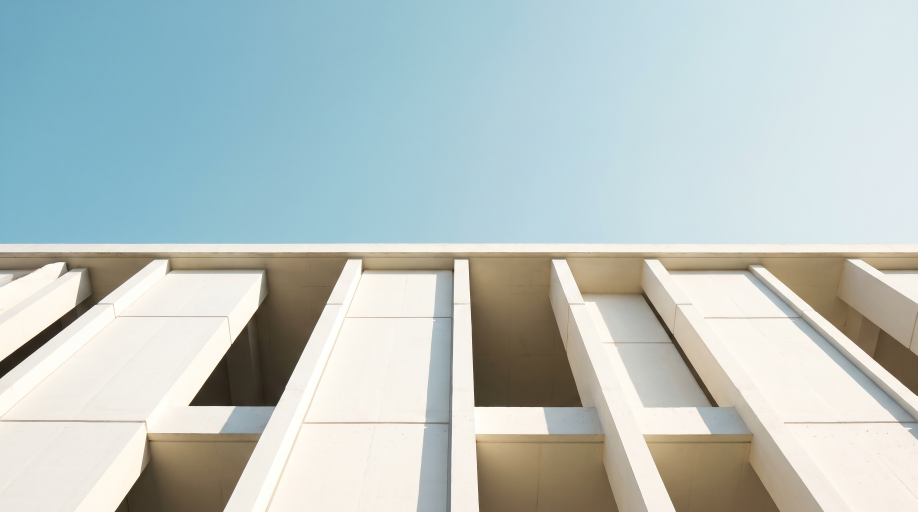
#> input picture docs/fde/assets/cover-raw.jpg, 2752 x 1536 px, found by its file name (shown at 1/3 size)
$ python _process.py
#> lines starting #> are read from the running program, lines starting #| are printed output that depends on the picture
"""Process cover image (PIL-only):
1. Detect sky/architecture horizon
2. Crop so horizon lands at 50% of a 16:9 frame
3. Resize to 1920x1080
4. Save webp q=80 + jpg q=85 fallback
"""
from PIL import Image, ImageStat
import os

SRC = r"D:/Project2/code-260701-公司官网/easyzai_officail_website-github/easyzai_official_website/docs/fde/assets/cover-raw.jpg"
DST_WEBP = r"D:/Project2/code-260701-公司官网/easyzai_officail_website-github/easyzai_official_website/docs/fde/assets/cover.webp"
DST_JPG = r"D:/Project2/code-260701-公司官网/easyzai_officail_website-github/easyzai_official_website/docs/fde/assets/cover.jpg"

img = Image.open(SRC).convert("RGB")
#> img is the input picture: PIL image 2752x1536 RGB; mean R, G, B 185.5, 197.5, 195.9
W, H = img.size
#> W = 2752; H = 1536
print(f"original: {W}x{H}")
#| original: 2752x1536

# Detect horizon: scan rows, find biggest luminance jump
gray = img.convert("L")
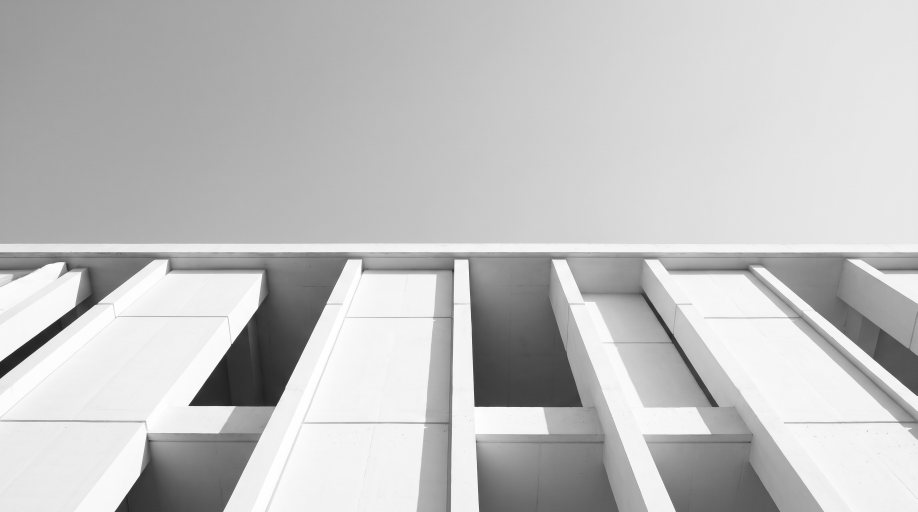
#> gray: PIL image 2752x1536 L (shown at 1/3 size); min 29, max 255, mean 193.7
prev_mean = None
horizon = 0
max_diff = 0
step = 4  # sample every 4 rows for speed
for y in range(0, H, step):
    row = gray.crop((0, y, W, y + 1))
    m = ImageStat.Stat(row).mean[0]
    if prev_mean is not None:
        d = abs(m - prev_mean)
        if d > max_diff:
            max_diff = d
            horizon = y
    prev_mean = m
#> this loop made 384 passes
#> (m, d, max_diff, prev_mean) on passes 2, 14, 23, 47: (191.7, 0.16, 0.16, 191.7), (192.5, 0.191, 0.191, 192.5), (192.9, 0.242, 0.242, 192.9), (194.2, 0.25, 0.25, 194.2)
#> (m, d, prev_mean) on passes 3 to 8: (191.8, 0.127, 191.8), (191.9, 0.12, 191.9), (191.9, 0.00436, 191.9), (192.1, 0.127, 192.1), (192.1, 0.0512, 192.1), (192.2, 0.134, 192.2)
#> after the loop, horizon = 760; max_diff = 78.44
print(f"detected horizon row: {horizon} ({horizon/H*100:.1f}% from top), jump={max_diff:.1f}")
#| detected horizon row: 760 (49.5% from top), jump=78.4

# Build a 16:9 window with horizon centered
target_ratio = 16 / 9
h_max_by_w = int(W / target_ratio)
#> h_max_by_w = 1548
h = min(h_max_by_w, H)
#> h = 1536
top = horizon - h // 2
#> top = -8
if top < 0:
    top = 0
if top + h > H:
    top = H - h
w = int(h * target_ratio)
#> w = 2730
if w > W:
    w = W
left = (W - w) // 2
#> left = 11
bottom = top + h
#> bottom = 1536
right = left + w
#> right = 2741
print(f"crop window: ({left},{top}) to ({right},{bottom}), size={w}x{h}")
#| crop window: (11,0) to (2741,1536), size=2730x1536

cropped = img.crop((left, top, right, bottom))
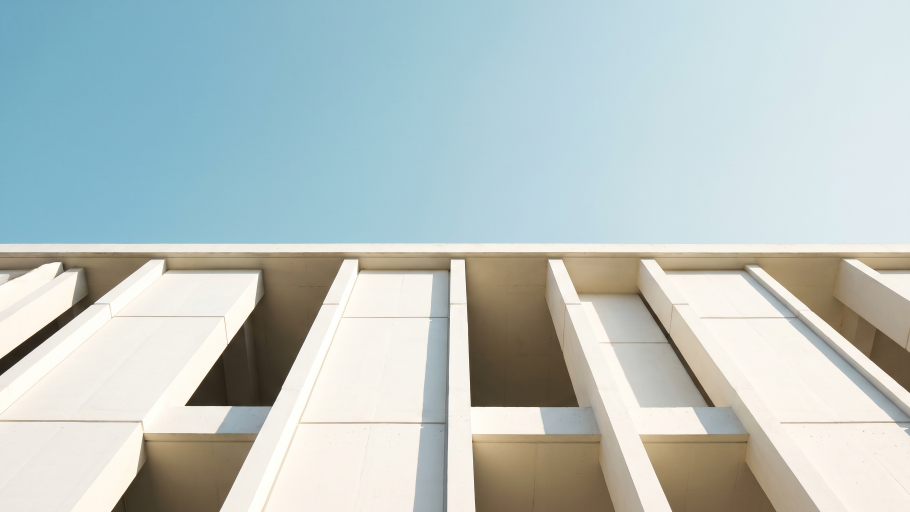
#> cropped: PIL image 2730x1536 RGB (shown at 1/3 size); mean R, G, B 185.4, 197.4, 195.8
final = cropped.resize((1920, 1080), Image.LANCZOS)

# Verify horizon is now at center
# Re-detect in cropped
gray2 = final.convert("L")
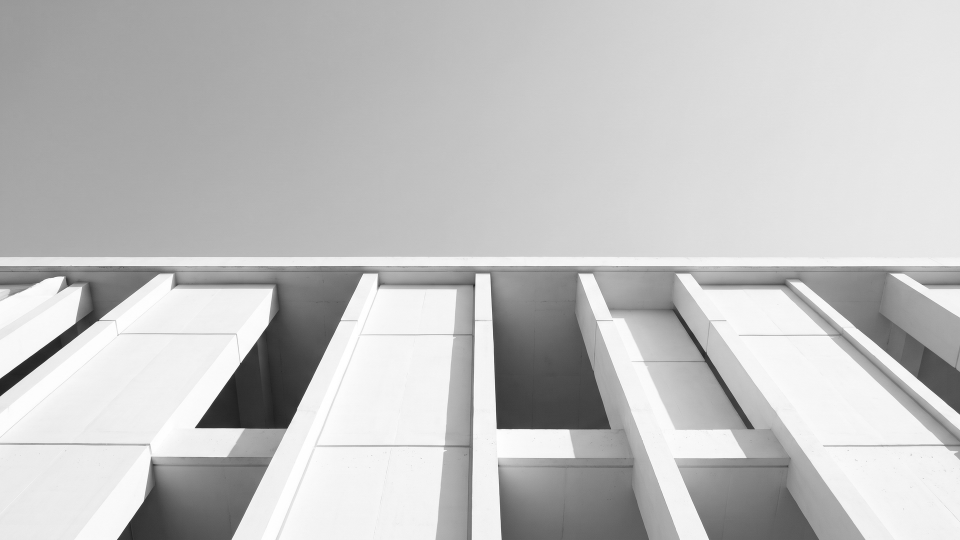
#> gray2: PIL image 1920x1080 L (shown at 1/2 size); min 25, max 255, mean 193.7
prev = None
new_horizon = 0
maxd = 0
for y in range(0, 1080, 2):
    row = gray2.crop((0, y, 1920, y + 1))
    m = ImageStat.Stat(row).mean[0]
    if prev is not None:
        d = abs(m - prev)
        if d > maxd:
            maxd = d
            new_horizon = y
    prev = m
#> this loop made 540 passes
#> (m, d, maxd, prev) on passes 2, 19, 47: (191.8, 0.252, 0.252, 191.8), (192.5, 0.299, 0.299, 192.5), (193.6, 0.328, 0.328, 193.6)
#> (m, d, prev) on passes 3 to 8: (191.8, 0.0479, 191.8), (191.8, 0.0646, 191.8), (191.9, 0.144, 191.9), (191.9, 0.0302, 191.9), (192.1, 0.111, 192.1), (192, 0.0151, 192)
#> after the loop, maxd = 66.48; new_horizon = 532
print(f"final horizon: {new_horizon} ({new_horizon/1080*100:.1f}% from top)")
#| final horizon: 532 (49.3% from top)

final.save(DST_WEBP, "WEBP", quality=80, method=6)
print(f"webp: {os.path.getsize(DST_WEBP) / 1024:.1f} KB")

final.save(DST_JPG, "JPEG", quality=85, optimize=True, progressive=True)
print(f"jpg:  {os.path.getsize(DST_JPG) / 1024:.1f} KB")
